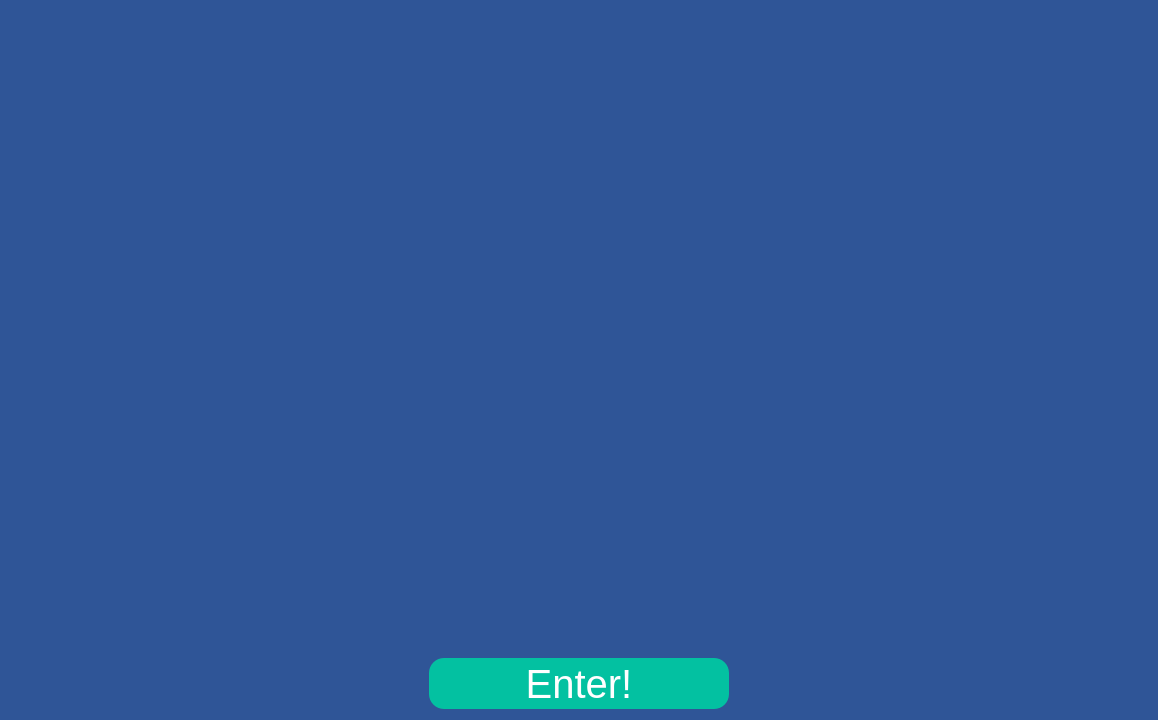
<?xml version="1.0" encoding="UTF-8"?>
<ui version="4.0">
 <class>Form</class>
 <widget class="QWidget" name="Form">
  <property name="geometry">
   <rect>
    <x>0</x>
    <y>0</y>
    <width>1158</width>
    <height>720</height>
   </rect>
  </property>
  <property name="minimumSize">
   <size>
    <width>1158</width>
    <height>720</height>
   </size>
  </property>
  <property name="windowTitle">
   <string>Form</string>
  </property>
  <property name="styleSheet">
   <string notr="true">background-color: rgb(47,85,151);</string>
  </property>
  <layout class="QVBoxLayout" name="verticalLayout_2">
   <item>
    <layout class="QVBoxLayout" name="verticalLayout">
     <item>
      <layout class="QHBoxLayout" name="horizontalLayout">
       <item>
        <layout class="QHBoxLayout" name="horizontalLayout_2">
         <item>
          <spacer name="horizontalSpacer">
           <property name="orientation">
            <enum>Qt::Horizontal</enum>
           </property>
           <property name="sizeHint" stdset="0">
            <size>
             <width>40</width>
             <height>20</height>
            </size>
           </property>
          </spacer>
         </item>
        </layout>
       </item>
       <item>
        <widget class="QLabel" name="label">
         <property name="minimumSize">
          <size>
           <width>600</width>
           <height>300</height>
          </size>
         </property>
         <property name="maximumSize">
          <size>
           <width>900</width>
           <height>300</height>
          </size>
         </property>
         <property name="text">
          <string/>
         </property>
         <property name="pixmap">
          <pixmap>Developer/Swansea Uni/Project/Code/Project/Images/Data Splash Title.png</pixmap>
         </property>
         <property name="scaledContents">
          <bool>true</bool>
         </property>
        </widget>
       </item>
       <item>
        <layout class="QHBoxLayout" name="horizontalLayout_3">
         <item>
          <spacer name="horizontalSpacer_2">
           <property name="orientation">
            <enum>Qt::Horizontal</enum>
           </property>
           <property name="sizeHint" stdset="0">
            <size>
             <width>40</width>
             <height>20</height>
            </size>
           </property>
          </spacer>
         </item>
        </layout>
       </item>
      </layout>
     </item>
    </layout>
   </item>
   <item>
    <layout class="QVBoxLayout" name="verticalLayout_3">
     <item>
      <layout class="QHBoxLayout" name="horizontalLayout_4">
       <item>
        <layout class="QHBoxLayout" name="horizontalLayout_5">
         <item>
          <spacer name="horizontalSpacer_3">
           <property name="orientation">
            <enum>Qt::Horizontal</enum>
           </property>
           <property name="sizeHint" stdset="0">
            <size>
             <width>40</width>
             <height>20</height>
            </size>
           </property>
          </spacer>
         </item>
        </layout>
       </item>
       <item>
        <widget class="QLabel" name="label_2">
         <property name="minimumSize">
          <size>
           <width>200</width>
           <height>300</height>
          </size>
         </property>
         <property name="text">
          <string/>
         </property>
         <property name="pixmap">
          <pixmap>Developer/Swansea Uni/Project/Code/Project/Images/Water-drop-data-v2.png</pixmap>
         </property>
         <property name="scaledContents">
          <bool>true</bool>
         </property>
         <property name="alignment">
          <set>Qt::AlignCenter</set>
         </property>
        </widget>
       </item>
       <item>
        <layout class="QHBoxLayout" name="horizontalLayout_6">
         <item>
          <spacer name="horizontalSpacer_4">
           <property name="orientation">
            <enum>Qt::Horizontal</enum>
           </property>
           <property name="sizeHint" stdset="0">
            <size>
             <width>40</width>
             <height>20</height>
            </size>
           </property>
          </spacer>
         </item>
        </layout>
       </item>
      </layout>
     </item>
    </layout>
   </item>
   <item>
    <layout class="QVBoxLayout" name="verticalLayout_4">
     <item>
      <layout class="QHBoxLayout" name="horizontalLayout_7">
       <item>
        <layout class="QHBoxLayout" name="horizontalLayout_8">
         <item>
          <spacer name="horizontalSpacer_5">
           <property name="orientation">
            <enum>Qt::Horizontal</enum>
           </property>
           <property name="sizeHint" stdset="0">
            <size>
             <width>40</width>
             <height>20</height>
            </size>
           </property>
          </spacer>
         </item>
        </layout>
       </item>
       <item>
        <widget class="QPushButton" name="pushButton">
         <property name="minimumSize">
          <size>
           <width>300</width>
           <height>51</height>
          </size>
         </property>
         <property name="font">
          <font>
           <pointsize>30</pointsize>
          </font>
         </property>
         <property name="styleSheet">
          <string notr="true">background-color: rgb(3,193,161);
color: white;
border-radius: 15px;</string>
         </property>
         <property name="text">
          <string>Enter!</string>
         </property>
        </widget>
       </item>
       <item>
        <layout class="QHBoxLayout" name="horizontalLayout_9">
         <item>
          <spacer name="horizontalSpacer_6">
           <property name="orientation">
            <enum>Qt::Horizontal</enum>
           </property>
           <property name="sizeHint" stdset="0">
            <size>
             <width>40</width>
             <height>20</height>
            </size>
           </property>
          </spacer>
         </item>
        </layout>
       </item>
      </layout>
     </item>
    </layout>
   </item>
  </layout>
 </widget>
 <resources/>
 <connections/>
</ui>
